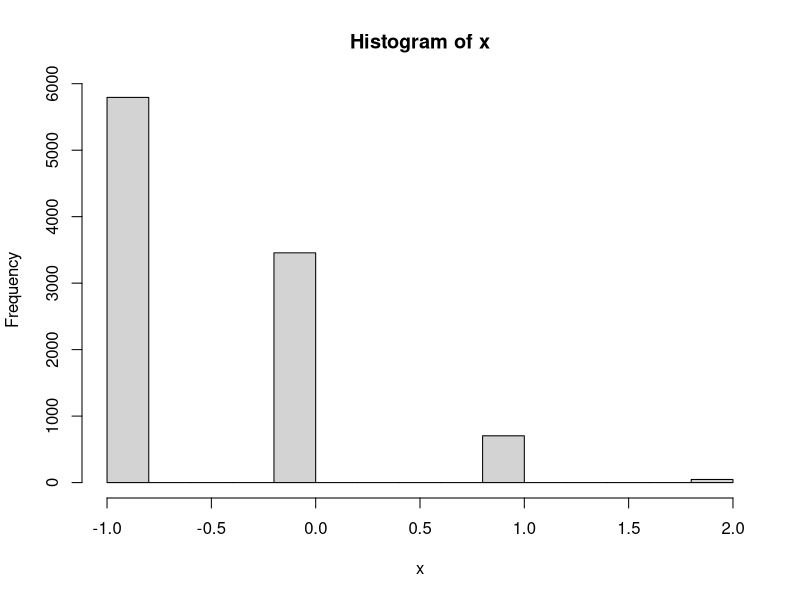

Recreate this plot in R.
set.seed(4901)
n = 10000
x = 0
m = 0
t = 0
f = 0
#functions
mean.it<-function(x){
  mean(x)
}
variance<-function(x){
  sd(x)*sd(x)
}
plot.it<-function(x){
  hist(x)
}
while(t<=n)
{
  s = 0
  t = t + 1
  for(i in  1:3 )
  {
    r = runif(1)
    if(r<1/6)
    {
      s = s + 1
    }
  }
  p = s - 1
  x[t] = p
}
m = mean.it(x)
cat("Mean:", m)
var = variance(x)
cat("Variance:",var)
plot.it(x)